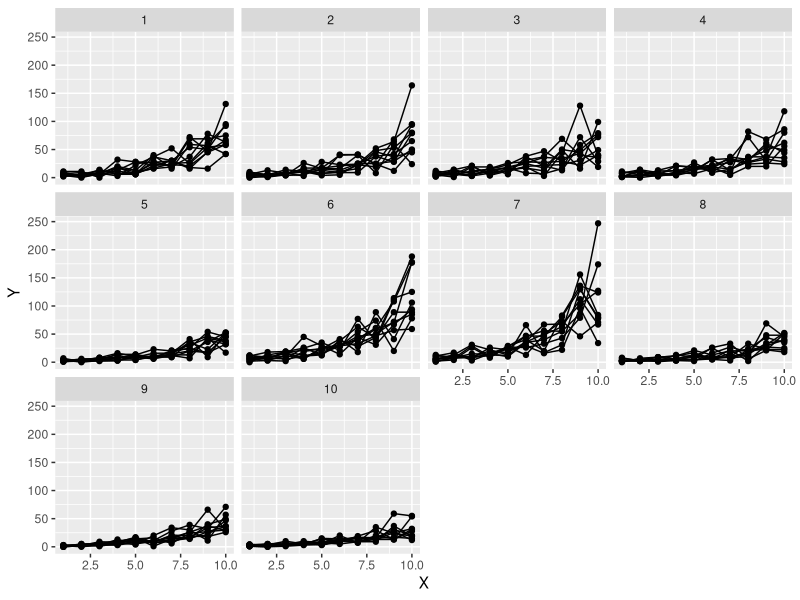
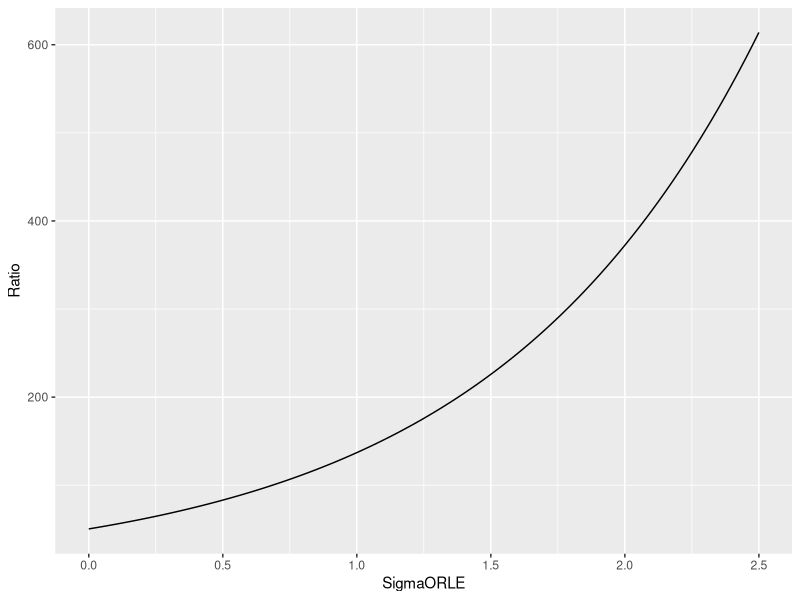
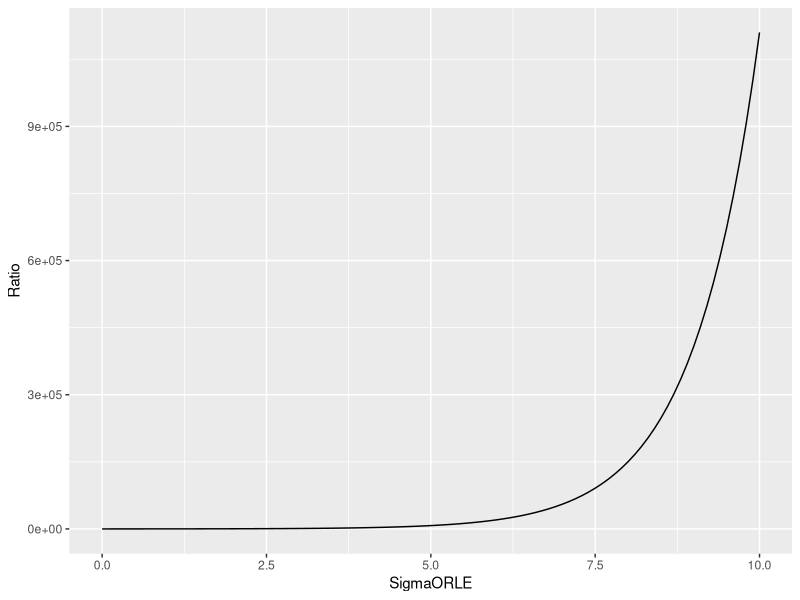
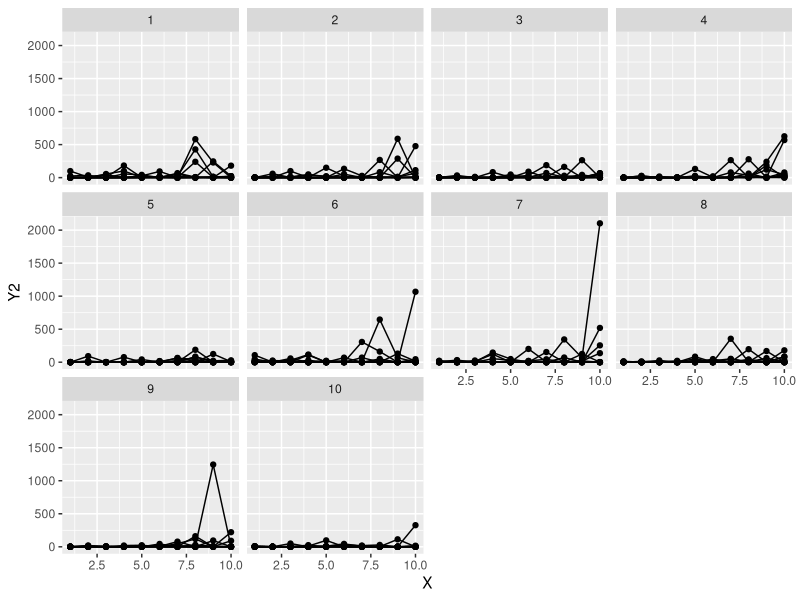

Write the R code that produced these figures, in order.
## ---- chunk 1
knitr::opts_chunk$set(
  echo = FALSE,
  cache = TRUE,
  autodep = TRUE
)
## ---- chunk 2
set.seed(324)
n.i <- 10
n.j <- 10
n.k <- 10
beta.0 <- 1
beta.1 <- 0.3
sigma.b <- 0.5
theta <- 5
dataset <- expand.grid(
  X = seq_len(n.i),
  b = seq_len(n.j),
  Replicate = seq_len(n.k)
)
rf.b <- rnorm(n.j, mean = 0, sd = sigma.b)
dataset$eta <- beta.0 + beta.1 * dataset$X + rf.b[dataset$b]
dataset$mu <- exp(dataset$eta)
dataset$Y <- rnbinom(nrow(dataset), mu = dataset$mu, size = theta)
dataset$OLRE <- seq_len(nrow(dataset))
## ---- chunk 3
library(ggplot2)
ggplot(dataset, aes(x = X, y = Y, group = Replicate)) +
  geom_line() +
  geom_point() +
  facet_wrap(~b)
## ---- chunk 4
library(lme4)
m1 <- glmer(Y ~ X + (1 | b) + (1 | OLRE), data = dataset, family = poisson)
summary(m1)
## ---- chunk 5
ratio <- data.frame(SigmaORLE = seq(0, 2.5, length = 101))
multiplier <- exp(diff(qnorm(c(.025, 0.975))))
ratio$Ratio <- multiplier * exp(ratio$SigmaORLE)
ggplot(ratio, aes(x = SigmaORLE, y = Ratio)) +
  geom_line()
## ---- chunk 6
ratio <- data.frame(SigmaORLE = seq(0, 10, length = 101))
multiplier <- exp(diff(qnorm(c(.025, 0.975))))
ratio$Ratio <- multiplier * exp(ratio$SigmaORLE)
ggplot(ratio, aes(x = SigmaORLE, y = Ratio)) +
  geom_line()
## ---- chunk 7
theta <- 0.15
dataset$Y2 <- rnbinom(nrow(dataset), mu = dataset$mu, size = theta)
## ---- chunk 8
ggplot(dataset, aes(x = X, y = Y2, group = Replicate)) +
  geom_line() +
  geom_point() +
  facet_wrap(~b)
## ---- chunk 9
m2 <- glmer(Y2 ~ X + (1 | b) + (1 | OLRE), data = dataset, family = poisson)
summary(m2)
m2.nb <- glmer.nb(Y2 ~ X + (1 | b), data = dataset)
summary(m2.nb)
